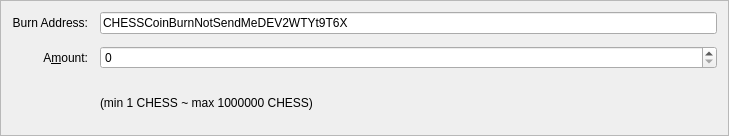
<?xml version="1.0" encoding="UTF-8"?>
<ui version="4.0">
 <class>BurnCoinsEntry</class>
 <widget class="QFrame" name="BurnCoinsEntry">
  <property name="geometry">
   <rect>
    <x>0</x>
    <y>0</y>
    <width>729</width>
    <height>136</height>
   </rect>
  </property>
  <property name="windowTitle">
   <string>Form</string>
  </property>
  <property name="frameShape">
   <enum>QFrame::StyledPanel</enum>
  </property>
  <property name="frameShadow">
   <enum>QFrame::Sunken</enum>
  </property>
  <layout class="QGridLayout" name="gridLayout" columnstretch="0,0">
   <property name="spacing">
    <number>12</number>
   </property>
   <item row="3" column="0">
    <widget class="QLabel" name="label">
     <property name="text">
      <string>A&amp;mount:</string>
     </property>
     <property name="alignment">
      <set>Qt::AlignRight|Qt::AlignTrailing|Qt::AlignVCenter</set>
     </property>
     <property name="buddy">
      <cstring>payAmount</cstring>
     </property>
    </widget>
   </item>
   <item row="3" column="1">
    <widget class="BitcoinAmountField" name="payAmount"/>
   </item>
   <item row="4" column="1">
    <widget class="QLabel" name="label_2">
     <property name="text">
      <string>(min 1 CHESS ~ max 1000000 CHESS)</string>
     </property>
    </widget>
   </item>
   <item row="0" column="0">
    <widget class="QLabel" name="label_3">
     <property name="text">
      <string>Burn Address:</string>
     </property>
     <property name="alignment">
      <set>Qt::AlignRight|Qt::AlignTrailing|Qt::AlignVCenter</set>
     </property>
    </widget>
   </item>
   <item row="0" column="1">
    <widget class="QLineEdit" name="burnAddress">
     <property name="focusPolicy">
      <enum>Qt::NoFocus</enum>
     </property>
     <property name="text">
      <string>CHESSCoinBurnNotSendMeDEV2WTYt9T6X</string>
     </property>
     <property name="readOnly">
      <bool>true</bool>
     </property>
    </widget>
   </item>
  </layout>
 </widget>
 <customwidgets>
  <customwidget>
   <class>BitcoinAmountField</class>
   <extends>QSpinBox</extends>
   <header>bitcoinamountfield.h</header>
   <container>1</container>
  </customwidget>
 </customwidgets>
 <resources/>
 <connections/>
</ui>
